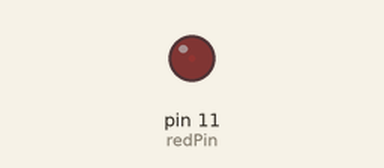
Recording of a sketch running on a simulated Arduino Uno, built with avr-gcc and run on an emulated ATmega328P. Shown: output pins drawn as LEDs (lit = HIGH).

Above: at 0.05 s.
At 0.2 s:
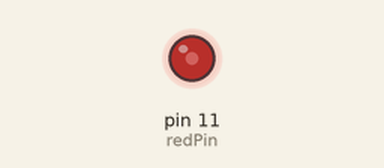
At 0.3 s:
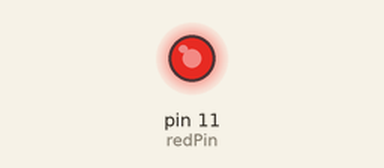
At 0.4 s:
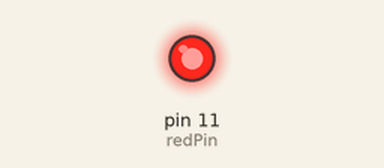
Timing chart, 0 to 3.0 s (numbered marks = the images above):
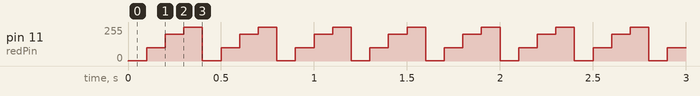

Measured:
- by itself, pin 11 (redPin): repeats every 0.40 s: 100/255 0.10 s, 200/255 0.10 s, 255/255 0.10 s, 1/255 0.10 s

The sketch:

analogWrite.ino.ino
```cpp
int redPin = 11;
int brightnessOne = 1;
int brightnessTwo = 100;
int brightnessThree = 200;
int brightnessFour = 255;

void setup() {
  // put your setup code here, to run once:
  pinMode(redPin, OUTPUT);
}

void loop() {
  // put your main code here, to run repeatedly:
   analogWrite(redPin, brightnessOne);
   delay(100);

   analogWrite(redPin, brightnessTwo);
   delay(100);

   analogWrite(redPin, brightnessThree);
   delay(100);

   analogWrite(redPin, brightnessFour);
   delay(100);
}
```
